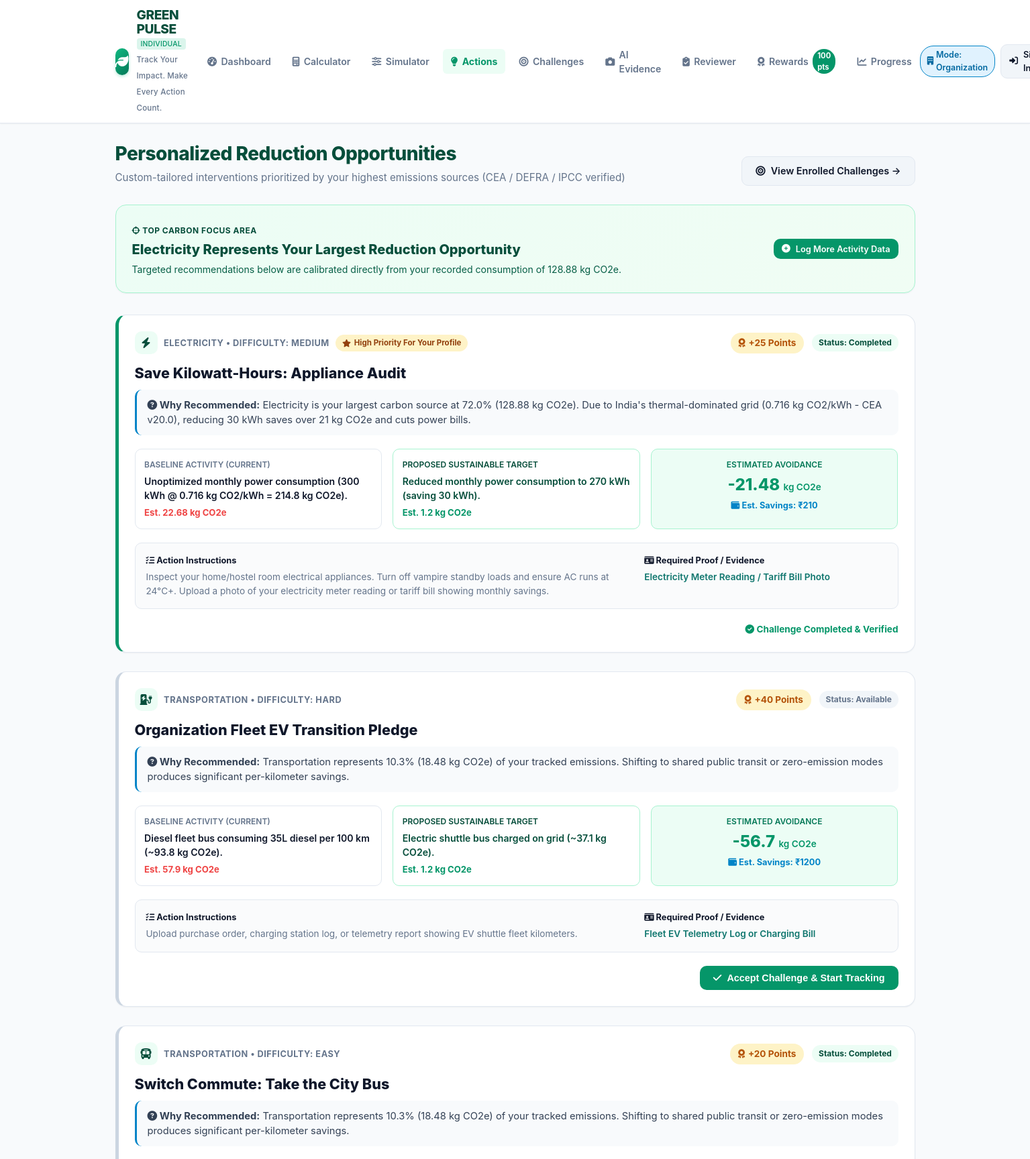
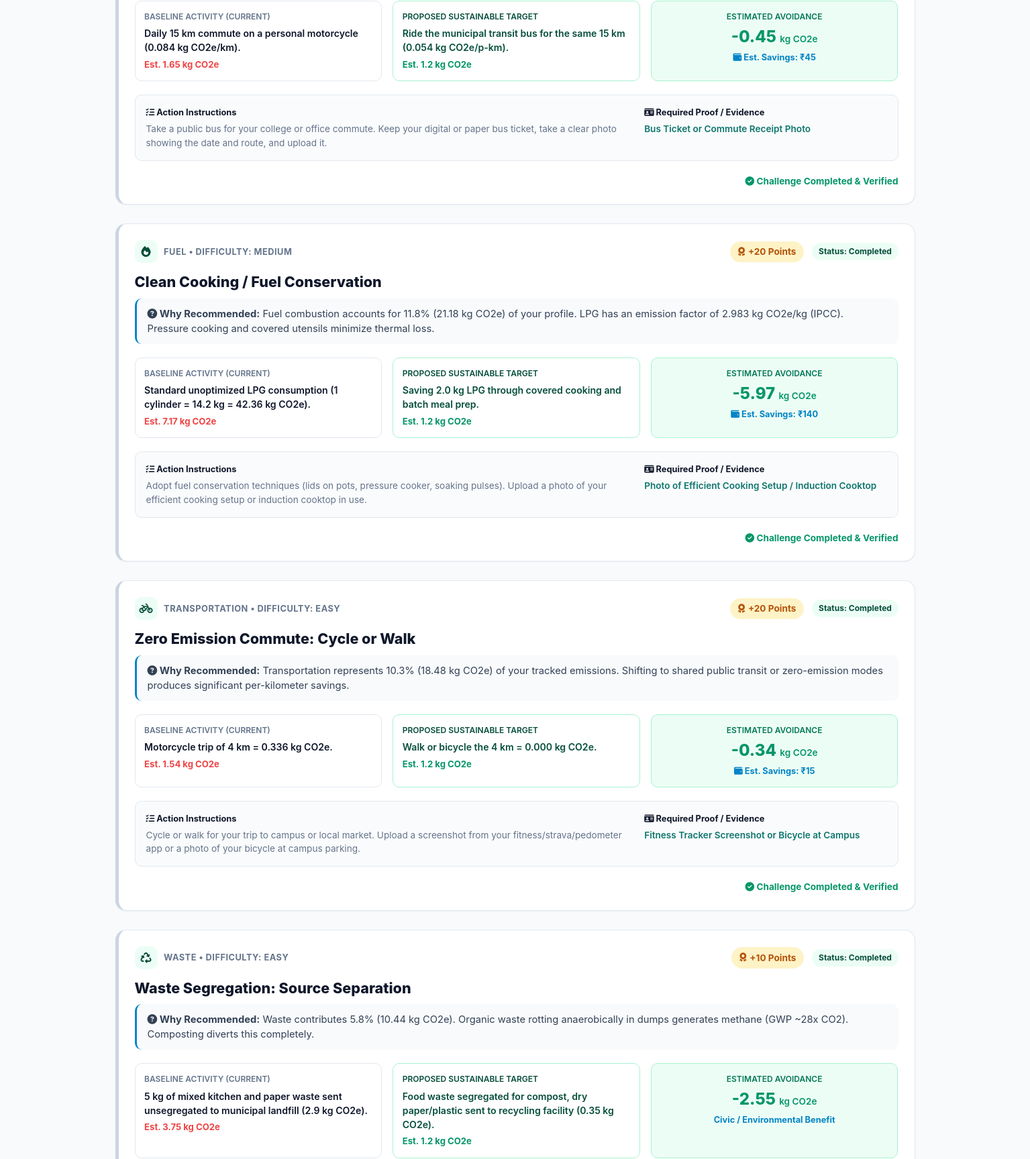
Page /recommendations (upper part) on the committed database (2 pictures, top to bottom).
### tables this page shows
CREATE TABLE challenges (
        id INTEGER PRIMARY KEY AUTOINCREMENT,
        title TEXT NOT NULL,
        category TEXT NOT NULL,
        target_audience TEXT NOT NULL DEFAULT 'both', -- 'individual', 'organization', 'both'
        description TEXT NOT NULL,
        baseline_desc TEXT NOT NULL,
        proposed_desc TEXT NOT NULL,
        co2e_saving_estimate REAL NOT NULL,
        financial_saving_estimate REAL NOT NULL,
        instructions TEXT NOT NULL,
        evidence_type TEXT NOT NULL,
        reward_points INTEGER NOT NULL,
        icon TEXT NOT NULL,
        difficulty TEXT DEFAULT 'Medium'
    );

### app.py (the view)
@app.route("/recommendations")
def view_recommendations():
    user_id = get_current_user_id()
    recs = recommendations.generate_personalized_recommendations(user_id)
    summary = recommendations.get_user_emission_summary(user_id)
    casual_habits = database.get_user_casual_habits(user_id)
    return render_template("recommendations.html", recommendations=recs, summary=summary, casual_habits=casual_habits)

### app.py (called while the page is built)
def get_current_user_id():
    return session.get("user_id", 1)

def get_current_org_id():
    if "active_org_id" in session:
        return session["active_org_id"]
    user_id = session.get("user_id", 2)
    org = database.get_user_organization(user_id)
    if org:
        session["active_org_id"] = org["id"]
        return org["id"]
    return 1

### database.py (called while the page is built)
def get_db_connection():
    conn = sqlite3.connect(DB_PATH)
    conn.row_factory = sqlite3.Row
    conn.execute("PRAGMA foreign_keys = ON")
    return conn

def get_user_casual_habits(user_id, today_date=None):
    if not today_date:
        today_date = datetime.now().strftime("%Y-%m-%d")
    conn = get_db_connection()
    cursor = conn.cursor()
    cursor.execute("SELECT * FROM casual_habits ORDER BY id ASC")
    habits = [dict(r) for r in cursor.fetchall()]
    cursor.execute("""
    SELECT habit_id FROM user_daily_habits WHERE user_id = ? AND completed_date = ?
    """, (user_id, today_date))
    completed_habit_ids = {r["habit_id"] for r in cursor.fetchall()}
    conn.close()
    for h in habits:
        h["is_completed_today"] = h["id"] in completed_habit_ids
    return habits

def get_organization(org_id):
    conn = get_db_connection()
    cursor = conn.cursor()
    cursor.execute("SELECT * FROM organizations WHERE id = ?", (org_id,))
    row = cursor.fetchone()
    conn.close()
    return dict(row) if row else None

def get_user_organization(user_id):
    conn = get_db_connection()
    cursor = conn.cursor()
    cursor.execute("SELECT org_id FROM users WHERE id = ?", (user_id,))
    u = cursor.fetchone()
    org_id = u["org_id"] if u and u["org_id"] else None
    if not org_id:
        cursor.execute("SELECT org_id FROM organization_members WHERE user_id = ? LIMIT 1", (user_id,))
        m = cursor.fetchone()
        org_id = m["org_id"] if m else None
    if not org_id:
        cursor.execute("SELECT id FROM organizations WHERE admin_user_id = ? LIMIT 1", (user_id,))
        o = cursor.fetchone()
        org_id = o["id"] if o else None
    if org_id:
        cursor.execute("SELECT * FROM organizations WHERE id = ?", (org_id,))
        row = cursor.fetchone()
        conn.close()
        return dict(row) if row else None
    conn.close()
    return None

### templates/recommendations.html
{% extends "base.html" %}
{% block content %}
<div class="page-header">
  <div>
    <h1 class="page-title">Personalized Reduction Opportunities</h1>
    <p class="page-subtitle">Custom-tailored interventions prioritized by your highest emissions sources (CEA / DEFRA / IPCC verified)</p>
  </div>
  <div>
    <a href="{{ url_for('challenges') }}" class="btn btn-secondary">
      <i class="fa-solid fa-bullseye"></i> View Enrolled Challenges &rarr;
    </a>
  </div>
</div>
<div class="card" style="margin-bottom: 2rem; background: linear-gradient(135deg, #ecfdf5 0%, #f0fdf4 100%); border-color: var(--primary-border);">
  <div style="display: flex; justify-content: space-between; align-items: center; flex-wrap: wrap; gap: 1rem;">
    <div>
      <span style="font-size: 0.75rem; font-weight: 700; text-transform: uppercase; color: var(--primary-dark); letter-spacing: 0.5px;">
        <i class="fa-solid fa-crosshairs"></i> Top Carbon Focus Area
      </span>
      <h3 style="font-size: 1.25rem; font-weight: 800; color: var(--primary-dark); text-transform: capitalize; margin-top: 0.2rem;">
        {{ summary.top_category }} represents your largest reduction opportunity
      </h3>
      <p style="font-size: 0.88rem; color: #065f46; margin-top: 0.25rem;">
        Targeted recommendations below are calibrated directly from your recorded consumption of {{ summary.category_totals[summary.top_category] }} kg CO2e.
      </p>
    </div>
    <div style="text-align: right;">
      <a href="{{ url_for('calculator') }}" class="btn btn-sm btn-primary">
        <i class="fa-solid fa-plus-circle"></i> Log More Activity Data
      </a>
    </div>
  </div>
</div>
<div style="display: flex; flex-direction: column; gap: 1.75rem;">
  {% for rec in recommendations %}
    <div class="card" style="border-left: 5px solid {{ '#059669' if rec.is_top_priority else '#cbd5e1' }}; position: relative;">
      <div style="display: flex; justify-content: space-between; align-items: center; flex-wrap: wrap; gap: 0.5rem; margin-bottom: 0.75rem;">
        <div style="display: flex; align-items: center; gap: 0.6rem;">
          <span style="width: 34px; height: 34px; border-radius: var(--radius-md); background: var(--primary-light); color: var(--primary-dark); display: flex; align-items: center; justify-content: center; font-size: 1rem;">
            <i class="fa-solid {{ rec.icon }}"></i>
          </span>
          <span style="font-size: 0.8rem; text-transform: uppercase; font-weight: 700; color: var(--text-muted); letter-spacing: 0.5px;">
            {{ rec.category }} &bull; Difficulty: {{ rec.difficulty }}
          </span>
          {% if rec.is_top_priority %}
            <span class="badge" style="background: #fef3c7; color: #92400e; font-size: 0.72rem;">
              <i class="fa-solid fa-star"></i> High Priority for Your Profile
            </span>
          {% endif %}
        </div>
        <div style="display: flex; align-items: center; gap: 0.75rem;">
          <span class="badge" style="background: #fef3c7; color: #b45309; font-size: 0.85rem; padding: 0.35rem 0.75rem;">
            <i class="fa-solid fa-award"></i> +{{ rec.reward_points }} Points
          </span>
          <span class="badge badge-{{ 'completed' if rec.status == 'completed' else ('pending' if 'submitted' in rec.status else ('accepted' if rec.status == 'accepted' else 'available')) }}">
            Status: {{ rec.status | capitalize }}
          </span>
        </div>
      </div>
      <h2 style="font-size: 1.35rem; font-weight: 800; color: var(--text-main); margin-bottom: 0.5rem;">
        {{ rec.title }}
      </h2>
      <p style="font-size: 0.92rem; color: #334155; margin-bottom: 1.25rem; background: #f8fafc; padding: 0.75rem 1rem; border-radius: var(--radius-md); border-left: 3px solid var(--secondary);">
        <strong><i class="fa-solid fa-circle-question"></i> Why Recommended:</strong> {{ rec.why_recommended }}
      </p>
      <div style="display: grid; grid-template-columns: repeat(auto-fit, minmax(220px, 1fr)); gap: 1rem; margin-bottom: 1.25rem;">
        <div style="background: #fff; border: 1px solid var(--border-color); border-radius: var(--radius-md); padding: 0.85rem;">
          <div style="font-size: 0.75rem; text-transform: uppercase; color: var(--text-muted); font-weight: 600;">
            Baseline Activity (Current)
          </div>
          <div style="font-size: 0.88rem; color: var(--text-main); font-weight: 600; margin: 0.35rem 0;">
            {{ rec.baseline_activity }}
          </div>
          <div style="font-size: 0.82rem; color: #ef4444; font-weight: 700;">
            Est. {{ rec.emissions_before }} kg CO2e
          </div>
        </div>
        <div style="background: #fff; border: 1px solid var(--primary-border); border-radius: var(--radius-md); padding: 0.85rem;">
          <div style="font-size: 0.75rem; text-transform: uppercase; color: var(--primary-dark); font-weight: 600;">
            Proposed Sustainable Target
          </div>
          <div style="font-size: 0.88rem; color: var(--primary-dark); font-weight: 600; margin: 0.35rem 0;">
            {{ rec.proposed_alternative }}
          </div>
          <div style="font-size: 0.82rem; color: var(--primary); font-weight: 700;">
            Est. {{ rec.emissions_after }} kg CO2e
          </div>
        </div>
        <div style="background: #ecfdf5; border: 1px solid var(--primary-border); border-radius: var(--radius-md); padding: 0.85rem; text-align: center;">
          <div style="font-size: 0.75rem; text-transform: uppercase; color: #047857; font-weight: 600;">
            Estimated Avoidance
          </div>
          <div style="font-size: 1.5rem; font-weight: 800; color: #059669; margin: 0.2rem 0;">
            -{{ rec.emissions_diff }} <span style="font-size: 0.85rem; font-weight: 600;">kg CO2e</span>
          </div>
          <div style="font-size: 0.8rem; font-weight: 700; color: #0284c7;">
            {% if rec.financial_savings > 0 %}
              <i class="fa-solid fa-wallet"></i> Est. Savings: ₹{{ rec.financial_savings | round(0) | int }}
            {% else %}
              Civic / Environmental Benefit
            {% endif %}
          </div>
        </div>
      </div>
      <div style="display: grid; grid-template-columns: 2fr 1fr; gap: 1.25rem; background: #fafbfc; border-radius: var(--radius-md); padding: 1rem; margin-bottom: 1.25rem; border: 1px solid var(--border-color);">
        <div>
          <div style="font-size: 0.8rem; font-weight: 700; color: var(--text-main); margin-bottom: 0.3rem;">
            <i class="fa-solid fa-list-check"></i> Action Instructions
          </div>
          <div style="font-size: 0.85rem; color: var(--text-muted); line-height: 1.5;">
            {{ rec.instructions }}
          </div>
        </div>
        <div>
          <div style="font-size: 0.8rem; font-weight: 700; color: var(--text-main); margin-bottom: 0.3rem;">
            <i class="fa-solid fa-id-card"></i> Required Proof / Evidence
          </div>
          <div style="font-size: 0.85rem; color: #0f766e; font-weight: 600;">
            {{ rec.evidence_type }}
          </div>
        </div>
      </div>
      <div style="display: flex; justify-content: flex-end; align-items: center; gap: 0.75rem;">
        {% if rec.status == 'available' %}
          <form action="{{ url_for('accept_challenge', challenge_id=rec.challenge_id) }}" method="POST">
            <button type="submit" class="btn btn-primary">
              <i class="fa-solid fa-check"></i> Accept Challenge & Start Tracking
            </button>
          </form>
        {% elif rec.status == 'accepted' %}
          <a href="{{ url_for('evidence_upload', challenge_id=rec.challenge_id) }}" class="btn btn-success">
            <i class="fa-solid fa-camera"></i> Submit Photo Evidence
          </a>
        {% elif 'submitted' in rec.status %}
          <a href="{{ url_for('evidence_upload') }}" class="btn btn-secondary">
            <i class="fa-solid fa-clock"></i> Submission Under Review
          </a>
        {% else %}
          <span style="font-size: 0.85rem; color: var(--primary); font-weight: 700;">
            <i class="fa-solid fa-circle-check"></i> Challenge Completed & Verified
          </span>
        {% endif %}
      </div>
    </div>
  {% endfor %}
</div>
{% endblock %}

### static/css/style.css (style rules this page uses)
:root { --primary: #059669; --primary-hover: #047857; --primary-light: #ecfdf5; --primary-border: #a7f3d0; --primary-dark: #064e3b; --secondary: #0284c7; --secondary-light: #e0f2fe; --accent: #f59e0b; --accent-light: #fef3c7; --danger: #ef4444; --danger-light: #fee2e2; --bg-page: #f8fafc; --bg-surface: #ffffff; --bg-card: #ffffff; --text-main: #0f172a; --text-muted: #64748b; --text-light: #94a3b8; --border-color: #e2e8f0; --border-subtle: #f1f5f9; --shadow-sm: 0 1px 2px 0 rgb(0 0 0 / 0.05); --shadow-md: 0 4px 6px -1px rgb(0 0 0 / 0.1), 0 2px 4px -2px rgb(0 0 0 / 0.1); --shadow-lg: 0 10px 15px -3px rgb(0 0 0 / 0.1), 0 4px 6px -4px rgb(0 0 0 / 0.1); --radius-sm: 6px; --radius-md: 10px; --radius-lg: 16px; --radius-full: 9999px; }
* { box-sizing: border-box; margin: 0; padding: 0; }
body { font-family: -apple-system, BlinkMacSystemFont, "Segoe UI", Roboto, "Helvetica Neue", Arial, sans-serif; background-color: var(--bg-page); color: var(--text-main); line-height: 1.5; -webkit-font-smoothing: antialiased; }
.page-header { display: flex; justify-content: space-between; align-items: flex-end; margin-bottom: 1.75rem; }
.page-title { font-size: 1.75rem; font-weight: 800; color: var(--primary-dark); letter-spacing: -0.5px; }
.page-subtitle { font-size: 0.95rem; color: var(--text-muted); margin-top: 0.25rem; }
.card { background: var(--bg-surface); border: 1px solid var(--border-color); border-radius: var(--radius-lg); box-shadow: var(--shadow-sm); padding: 1.5rem; transition: transform 0.2s ease, box-shadow 0.2s ease; }
.btn { display: inline-flex; align-items: center; justify-content: center; gap: 0.5rem; padding: 0.65rem 1.25rem; font-size: 0.9rem; font-weight: 600; border-radius: var(--radius-md); cursor: pointer; border: none; text-decoration: none; transition: all 0.2s ease; }
.btn-primary { background: var(--primary); color: white; }
.btn-secondary { background: var(--border-subtle); color: var(--text-main); border: 1px solid var(--border-color); }
.btn-sm { padding: 0.35rem 0.75rem; font-size: 0.8rem; }
.badge { display: inline-flex; align-items: center; gap: 0.3rem; padding: 0.25rem 0.6rem; border-radius: var(--radius-full); font-size: 0.75rem; font-weight: 700; text-transform: capitalize; }
.badge-approved, .badge-completed { background: var(--primary-light); color: var(--primary-dark); }
.badge-available { background: var(--border-subtle); color: var(--text-muted); }

### rows in the picture
challenges: category "ELECTRICITY", difficulty "MEDIUM", shows "High Priority For Your Profile", reward_points "25", status "Completed", title "Save Kilowatt-Hours: Appliance Audit", why_recommended "Electricity is your largest carbon source at 72.0% (128.88 kg CO2e). Due to India's thermal-dominated grid (0.716 kg CO2/kWh - CEA v20.0), reducing 30 kWh saves over 21 kg CO2e and cuts power bills.", baseline_activity "Unoptimized monthly power consumption (300 kWh @ 0.716 kg CO2/kWh = 214.8 kg CO2e).", emissions_before "22.68", proposed_alternative "Reduced monthly power consumption to 270 kWh (saving 30 kWh).", emissions_after "1.2", emissions_diff "21.48", financial_savings "210", instructions "Inspect your home/hostel room electrical appliances. Turn off vampire standby loads and ensure AC runs at 24°C+. Upload a photo of your electricity meter reading or tariff bill showing monthly savings.", evidence_type "Electricity Meter Reading / Tariff Bill Photo", shows "Challenge Completed & Verified"
challenges: category "TRANSPORTATION", difficulty "HARD", reward_points "40", status "Available", title "Organization Fleet EV Transition Pledge", why_recommended "Transportation represents 10.3% (18.48 kg CO2e) of your tracked emissions. Shifting to shared public transit or zero-emission modes produces significant per-kilometer savings.", baseline_activity "Diesel fleet bus consuming 35L diesel per 100 km (~93.8 kg CO2e).", emissions_before "57.9", proposed_alternative "Electric shuttle bus charged on grid (~37.1 kg CO2e).", emissions_after "1.2", emissions_diff "56.7", financial_savings "1200", instructions "Upload purchase order, charging station log, or telemetry report showing EV shuttle fleet kilometers.", evidence_type "Fleet EV Telemetry Log or Charging Bill"
challenges: category "TRANSPORTATION", difficulty "EASY", reward_points "20", status "Completed", title "Switch Commute: Take the City Bus", why_recommended "Transportation represents 10.3% (18.48 kg CO2e) of your tracked emissions. Shifting to shared public transit or zero-emission modes produces significant per-kilometer savings.", baseline_activity "Daily 15 km commute on a personal motorcycle (0.084 kg CO2e/km).", emissions_before "1.65", proposed_alternative "Ride the municipal transit bus for the same 15 km (0.054 kg CO2e/p-km).", emissions_after "1.2", emissions_diff "0.45", financial_savings "45", instructions "Take a public bus for your college or office commute. Keep your digital or paper bus ticket, take a clear photo showing the date and route, and upload it.", evidence_type "Bus Ticket or Commute Receipt Photo", shows "Challenge Completed & Verified"
challenges: category "FUEL", difficulty "MEDIUM", reward_points "20", status "Completed", title "Clean Cooking / Fuel Conservation", why_recommended "Fuel combustion accounts for 11.8% (21.18 kg CO2e) of your profile. LPG has an emission factor of 2.983 kg CO2e/kg (IPCC). Pressure cooking and covered utensils minimize thermal loss.", baseline_activity "Standard unoptimized LPG consumption (1 cylinder = 14.2 kg = 42.36 kg CO2e).", emissions_before "7.17", proposed_alternative "Saving 2.0 kg LPG through covered cooking and batch meal prep.", emissions_after "1.2", emissions_diff "5.97", financial_savings "140", instructions "Adopt fuel conservation techniques (lids on pots, pressure cooker, soaking pulses). Upload a photo of your efficient cooking setup or induction cooktop in use.", evidence_type "Photo of Efficient Cooking Setup / Induction Cooktop", shows "Challenge Completed & Verified"
challenges: category "TRANSPORTATION", difficulty "EASY", reward_points "20", status "Completed", title "Zero Emission Commute: Cycle or Walk", why_recommended "Transportation represents 10.3% (18.48 kg CO2e) of your tracked emissions. Shifting to shared public transit or zero-emission modes produces significant per-kilometer savings.", baseline_activity "Motorcycle trip of 4 km = 0.336 kg CO2e.", emissions_before "1.54", proposed_alternative "Walk or bicycle the 4 km = 0.000 kg CO2e.", emissions_after "1.2", emissions_diff "0.34", financial_savings "15", instructions "Cycle or walk for your trip to campus or local market. Upload a screenshot from your fitness/strava/pedometer app or a photo of your bicycle at campus parking.", evidence_type "Fitness Tracker Screenshot or Bicycle at Campus", shows "Challenge Completed & Verified"
challenges: category "WASTE", difficulty "EASY", reward_points "10", status "Completed", title "Waste Segregation: Source Separation", why_recommended "Waste contributes 5.8% (10.44 kg CO2e). Organic waste rotting anaerobically in dumps generates methane (GWP ~28x CO2). Composting diverts this completely.", baseline_activity "5 kg of mixed kitchen and paper waste sent unsegregated to municipal landfill (2.9 kg CO2e).", emissions_before "3.75", proposed_alternative "Food waste segregated for compost, dry paper/plastic sent to recycling facility (0.35 kg CO2e).", emissions_after "1.2", emissions_diff "2.55", financial_saving_estimate "Civic / Environmental Benefit"

### other values in the picture
{{ 'ORGANIZATION' if active_mode == 'organization' else 'INDIVIDUAL' }} "INDIVIDUAL"
{{ points_data.balance }} "100"
{{ summary.top_category }} "Electricity"
{{ summary.category_totals[summary.top_category] }} "128.88"
